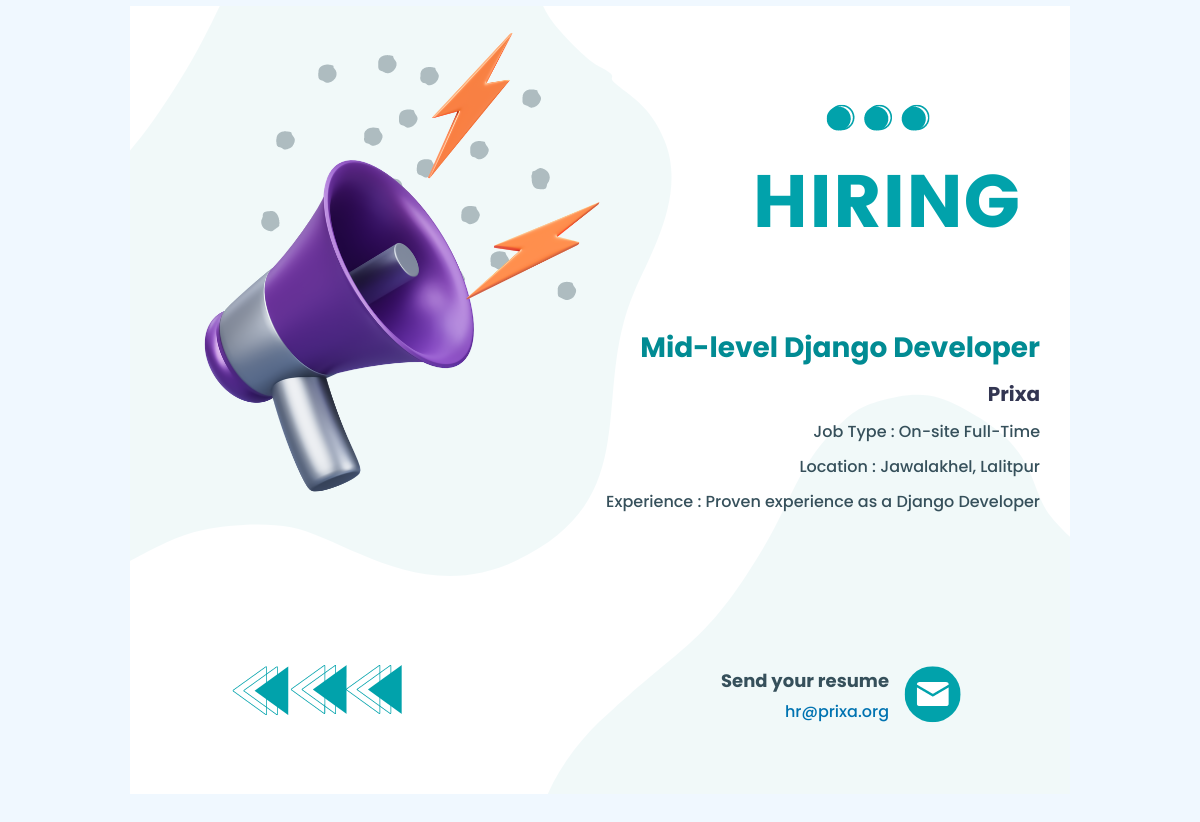
Screenshot of /job/25/ with the database file from the repository.
### image_gen/models.py (models this page shows, shortened)
class JobListing(models.Model):
    company = models.ForeignKey(Company, on_delete=models.CASCADE)
    position = models.CharField(max_length=100)
    experience = models.CharField(max_length=100, help_text='2-3 Years', null=True, blank=True)
    Employement_type  = models.CharField(max_length=50, choices=[
        ('Full-Time', 'Full-Time'),
        ('On-site Full-Time', 'On-site Full-Time'),
        ('Remote Full-Time', 'Remote Full-Time'),
        ('On-site Part-Time', 'On-site Part-Time'),
        ('Remote Part-Time', 'Remote Part-Time'),
        ('Hybrid Full-Time', 'Hybrid Full-Time'),
        ('Part-Time', 'Part-Time'),
        ('Remote', 'Remote'),
        ('Internship', 'Internship')
    ])
    Seniority_level = models.CharField(max_length=50, choices=[
        ('Junior', 'Junior'),
        ('Mid-Level', 'Mid-Level'),
        ('Senior', 'Senior'),
        ('Team Lead', 'Team Lead'),
        ('Project Manager', 'Project Manager')
    ], blank=True, null=True,)
    has_expired = models.BooleanField(default=False)
    deadline = models.DateTimeField(blank=True, null=True)
    date_published = models.DateTimeField(auto_now_add=True)
    application_link = models.URLField(blank=True, null=True)
    application_email = models.EmailField(blank=True, null=True)
    no_of_vaccancy = models.CharField(max_length=5,blank=True, null=True)
    education_level = models.CharField(max_length=100, blank=True, null=True)
    salary = models.CharField(max_length=100, default='Negotiable/Not Disclosed')
    vac_img = models.ImageField(upload_to='vaccancy', null=True, blank=True)
    skills = models.ManyToManyField('Skill', related_name='skills', blank=True)
    Job_views = models.PositiveIntegerField(default=0)
    application_count = models.PositiveIntegerField(default=0)
    class Meta:
        ordering = ['-id']

class Company(models.Model):
    name = models.CharField(max_length=100, unique=True)
    about = models.TextField(blank=True, null=True)
    email = models.EmailField(blank=True, null=True)
    website = models.URLField(blank=True, null=True)
    address = models.CharField(max_length=200, blank=True, null=True)
    phone_number = models.CharField(max_length=20, blank=True, null=True)
    established_date = models.CharField(max_length=4, validators=[validate_year_format], blank=True, null=True, help_text='Enter the year in YYYY format')
    SIZES = [
        ('1-10 Employees', '1-10 Employees'),
        ('11-20 Employees', '11-20 Employees'),
        ('21-30 Employees', '21-30 Employees'),
        ('31-50 Employees', '31-50 Employees'),
        ('51-200 Employees', '51-200 Employees'),
        ('201-500 Employees', '201-500 Employees')
    ]
    size = models.CharField(max_length=50, blank=True, null=True, choices=SIZES)
    logo = models.ImageField(upload_to='company_logos/', blank=True, null=True)
    industry = models.ForeignKey(Industry, on_delete=models.SET_NULL, null=True, blank=True)
    specialties = models.ManyToManyField(Specialty, related_name='specialties', blank=True)
    class Meta:
        ordering = ['-id']

### image_gen/views.py (the view)
# urls.py: path('job/<int:job_id>/', views.screenshotview, name='screenshotview'),
def screenshotview(request, job_id):
    job = get_object_or_404(JobListing, pk=job_id)
    company = job.company
    return render(request, 'screenshot.html', {'job': job, 'company':company})

### image_gen/templates/screenshot.html (shortened to what this page needs)
<!DOCTYPE html>
<html lang="en">
{% load static %}
<head>
    <link rel="stylesheet" href="{% static 'css/sc_shoot.css' %}">
</head>
<body>
    <div class="content" id="job-container" data-job-id="{{ job.id }}">
        <div class="d-flex">
            <div class="d-right"></div>
            <div class="d-left">
                <div class="job-details">
                    <h2 class="position-title">{{ job.position }}</h2>
                    <h3 class="mtb-10" style="font-size: 20px !important;">{{ company.name }}</h3>
                    <p>Job Type : {{ job.Employement_type }}</p>
                    <p>Location : {{ company.address }}</p>
                    {% if job.experience %}
                    <p>Experience : {{ job.experience }}</p>
                    {% endif %}
                </div>
                <div class="contact">
                    <p class="cp">Send your resume</p>
                    {% if job.application_email %}
                    <p class="cd"><a href="mailto:vacancy@codehimalaya.net">{{job.application_email}}</a></p>
                    {% elif company.email %}
                    <p class="cd"><a href="mailto:vacancy@codehimalaya.net">{{company.email}}</a></p>
                    {% elif company.website %}
                    <p class="cd"><a href="mailto:vacancy@codehimalaya.net">{{company.website}}</a></p>
                    {% endif %}
                </div>
            </div>
        </div>
    </div>
</body>
</html>

### static/css/sc_shoot.css (style rules this page uses)
body { font-family: Arial, sans-serif; background-color: #f0f8ff; display: flex; justify-content: center; align-items: center; height: 100vh; margin: 0; }
.content { color: white; position: relative; background: url('/static/img/hiring_email.png') no-repeat center center; background-size: cover; width: 600px; height: 800px; }
.d-flex { display: flex; width: 100%; height: 100%; }
.d-right { flex-basis: 40%; padding: 20px; }
.d-left { flex-basis: 60%; display: flex; flex-direction: column; justify-content: space-between; padding: 20px 30px 20px 20px; height: 100%; }
.job-details { text-align: right; margin: auto 0; }
.contact { position: absolute; bottom: 65px; right: 181px; text-align: right; }
.job-details h2 { font-size: 28px !important; margin: 10px 0; color: #018b93; font-weight: bold; font-family: 'Poppins Bold'; }
.job-details p, .contact p { margin: 5px 0; color: #36505b; font-size: 16px; font-family: 'Poppins Light'; }
.job-details h3, .cp { font-size: 18px !important; font-weight: bold; color: #333652; font-family: 'Poppins Bold' !important; }
.contact a { color: #0073b1; text-decoration: none; font-weight: bold; }
.mtb-10, .job-details p { margin: 10px 0 !important; }

### rows the page displays
JobListing: position "Mid-level Django Developer", Employement_type "On-site Full-Time", experience "Proven experience as a Django Developer", application_email "hr@prixa.org"
Company: name "Prixa", address "Jawalakhel, Lalitpur"
